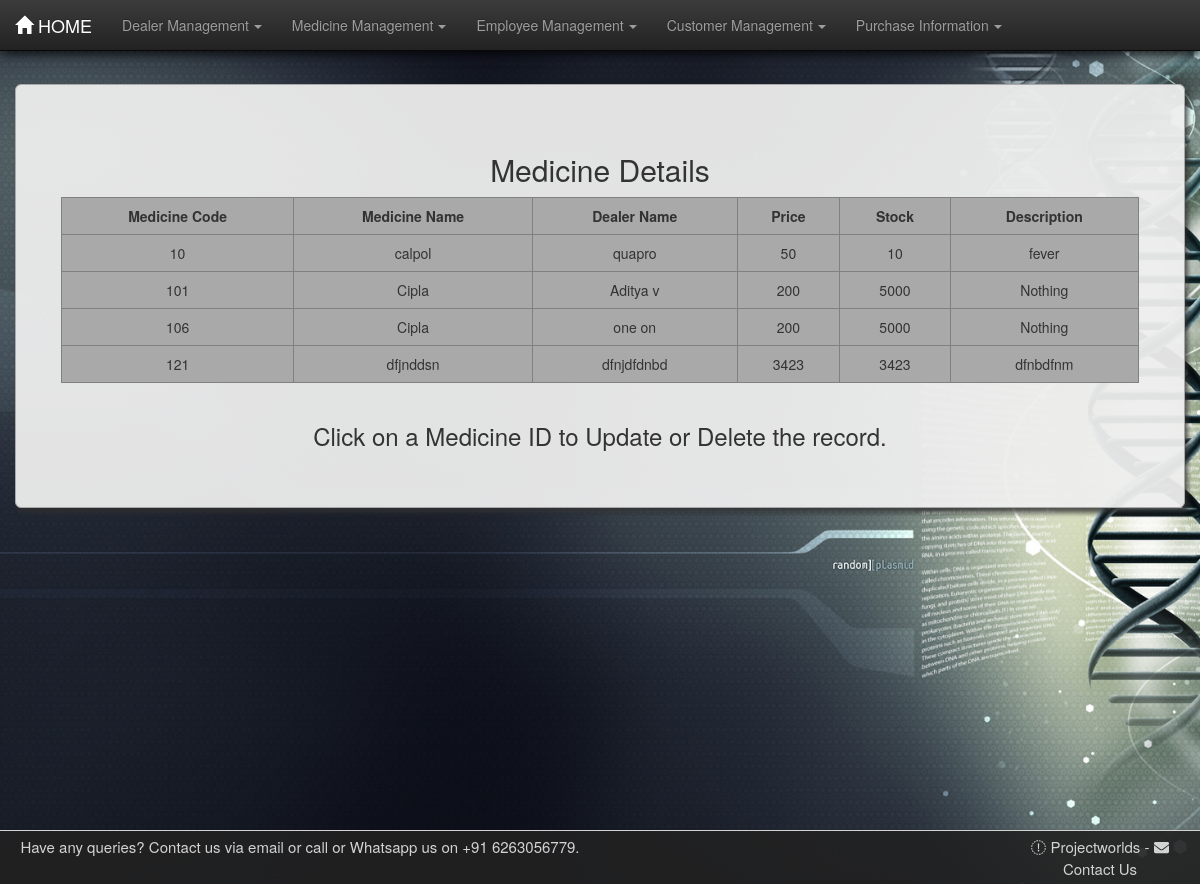
/pharma/medtable/, run on the app's committed database.
### pharma/models.py (models this page shows, shortened)
class Medicine(models.Model):
    m_id = models.IntegerField(unique=True)
    mname = models.CharField(max_length=30)
    dname = models.CharField(max_length=30)
    desc = models.CharField(max_length=100)
    price = models.CharField(max_length=30)
    stock = models.IntegerField()

### pharma/views.py (the view)
def medtable(request):
    med = Medicine.objects.all()
    dict = {"med": med}
    return render(request, 'pharma/medtable.html', dict)

### pharma/templates/pharma/medtable.html (shortened to what this page needs)
{% load staticfiles %}
<!DOCTYPE html>
<html lang="en">
<head>
    <link rel="stylesheet" href="{% static 'pharma/css/bootstrap.min.css' %}">
    <link rel="stylesheet" href="{% static 'pharma/css/bootstrap-theme.min.css' %}">
    <link rel="stylesheet" href="{% static 'pharma/css/style.css' %}">
</head>
<body>
<nav class="navbar navbar-inverse navbar-fixed-top">
    <div class="container-fluid">
        <div class="navbar-header">
            <a href="/pharma/" class="navbar-brand"><span
                    class="glyphicon glyphicon glyphicon-home"></span>&nbsp;HOME</a>
        </div>
        <div class="collapse navbar-collapse" id="thisnav">
            <ul class="nav navbar-nav">
                <li class="dropdown"><a href="#" class="dropdown-toggle" data-toggle="dropdown">Dealer Management<b
                        class="caret"></b></a>
                </li>
                <li class="dropdown"><a href="#" class="dropdown-toggle" data-toggle="dropdown">Medicine Management<b
                        class="caret"></b></a>
                </li>
                <li class="dropdown"><a href="#" class="dropdown-toggle" data-toggle="dropdown">Employee Management<b
                        class="caret"></b></a>
                </li>
                <li class="dropdown"><a href="#" class="dropdown-toggle" data-toggle="dropdown">Customer Management<b
                        class="caret"></b></a>
                </li>
                <li class="dropdown"><a href="#" class="dropdown-toggle" data-toggle="dropdown">Purchase Information<b
                        class="caret"></b></a>
                </li>
            </ul>
        </div>
    </div>
</nav>
<div class="container-fluid martop7">
    <div class="jumbotron jumcust">
        <h2>Medicine Details</h2>
        <div class="row">
            <div class="col-md-1">
            </div>
            <table border="1" class="table table-responsive table-hover col-md-10">
                <tr>
                    <th>Medicine Code</th>
                    <th>Medicine Name</th>
                    <th>Dealer Name</th>
                    <th>Price</th>
                    <th>Stock</th>
                    <th>Description</th>
                </tr>
                {% for foo in med %}
                    <tr>
                        <td class="idlink"><a href="/pharma/medformview{{ foo.id }}/">{{ foo.m_id }}</a></td>
                        <td>{{ foo.mname }}</td>
                        <td>{{ foo.dname }}</td>
                        <td>{{ foo.price }}</td>
                        <td>{{ foo.stock }}</td>
                        <td>{{ foo.desc }}</td>
                    </tr>
                {% endfor %}
            </table>
        </div>
        <footer><h3>Click on a Medicine ID to Update or Delete the record.</h3></footer>
    </div>
</div>
<footer id="contact" class="container-fluid text-center">
    <div class="row">
        <div class="left-footer col-lg-6">
            <span class="footer-text">Have any queries? Contact us via email or call or Whatsapp  us on +91 6263056779.</span>
        </div>
        <div class="col-lg-4"></div>
        <div class="right-footer col-lg-2">
                <span class="linkto" onclick=" window.open('https://projectworlds.in/', '_blank'); return false;"><i
                        class="fab fa-globe-square prefix mr-1"></i> Projectworlds</span>
            <span>-</span>
            <span class="linkto" data-toggle="modal" data-target="#modalContactForm"><i
                    class="fa fa-envelope prefix mr-1"></i> Contact Us</span>
        </div>
    </div>
</footer>
</body>
</html>

### pharma/static/pharma/css/style.css (style rules this page uses)
body { background-image: url("images/bghome.jpg"); background-size: cover; background-attachment: fixed; min-height: 100vh; }
.caret { margin-left: 5px; }
table { text-align: center; border-collapse: collapse; background-color: darkgray; }
th { text-align: center; }
.martop7 { margin-top: 7%; }
.jumcust { box-shadow: 3px 5px 5px rgba(47, 47, 47, 0.8); border: 1px solid darkgrey; border-radius: 0px; text-align: center; background-color: rgba(238, 238, 238, 0.95); }
.table>tbody>tr>td, .table>tbody>tr>th { border-top: none; }
a:link { text-decoration: none; color: #333; }
#contact { padding-top: 0.5rem; padding-bottom: 0.5rem; border-top: 1px solid; background-color: rgba(34, 34, 34, 0.9); color: lightgray; font-size: 1.5rem; position: fixed; left: 0; bottom: 0; width: 100%; }
.linkto { cursor: pointer; }
.navbar { box-shadow: 2px 3px 10px rgba(0, 0, 0, 0.8); }

### data on the page
Medicine: m_id "10", mname "calpol", dname "quapro", price "50", stock "10", desc "fever"
Medicine: m_id "101", mname "Cipla", dname "Aditya v", price "200", stock "5000", desc "Nothing"
Medicine: m_id "106", mname "Cipla", dname "one on", price "200", stock "5000", desc "Nothing"
Medicine: m_id "121", mname "dfjnddsn", dname "dfnjdfdnbd", price "3423", stock "3423", desc "dfnbdfnm"
